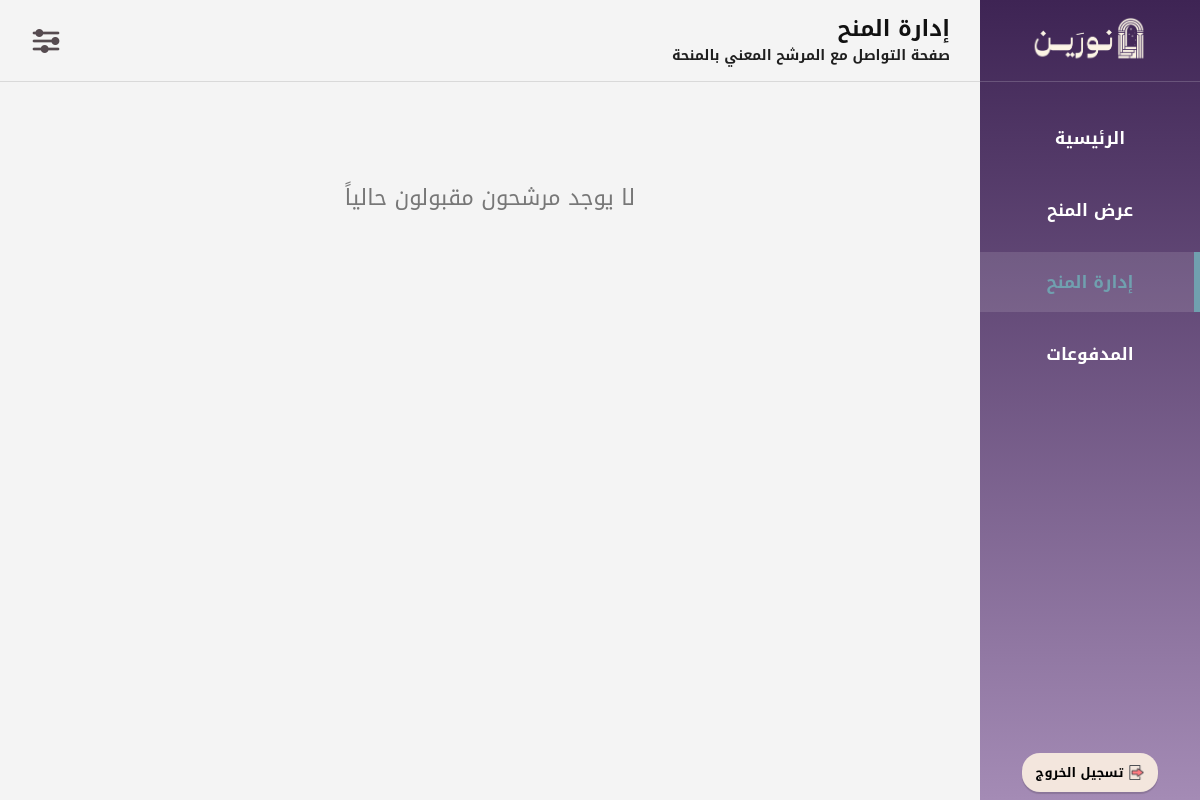
The page /Inv06_ManageScholarships.php (signed in) on the database as committed earlier.
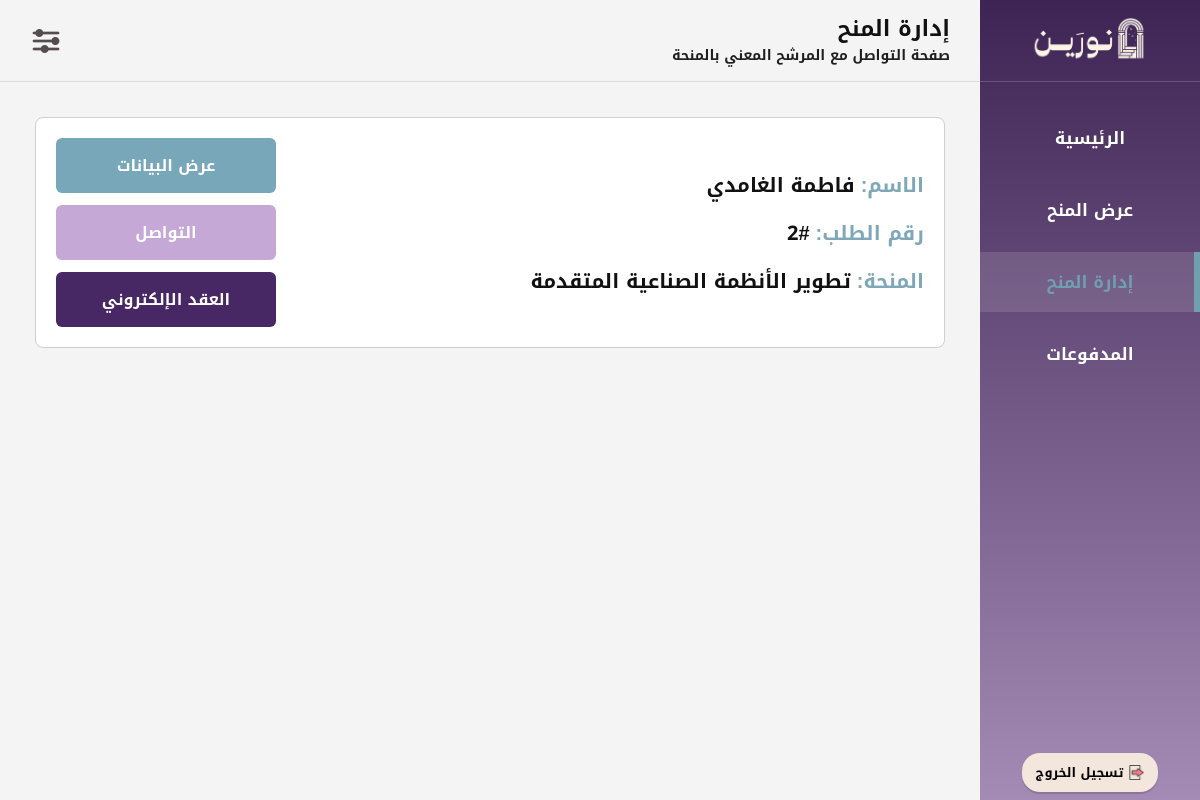
The same page on the database as committed later.
### tables this page shows
CREATE TABLE `scholarship_requests` (
  `request_id` int(11) NOT NULL,
  `scholarship_id` int(11) NOT NULL,
  `bnf_id` int(11) NOT NULL,
  `Submit_date` date NOT NULL,
  `request_status` enum('مقبول','مرفوض','تحت المراجعة','منتهي','ملغي') NOT NULL DEFAULT 'تحت المراجعة',
  `major_name` varchar(100) NOT NULL,
  `univ_name` varchar(100) NOT NULL
);

CREATE TABLE `beneficiary` (
  `bnf_id` int(11) NOT NULL,
  `email` varchar(100) NOT NULL,
  `f_name` varchar(50) NOT NULL,
  `l_name` varchar(50) NOT NULL,
  `phone_num` varchar(15) NOT NULL,
  `password` varchar(255) NOT NULL,
  `degree_level` enum('ثانوي','بكالوريوس','ماجستير','') NOT NULL,
  `account_status` enum('نشط','محظور') NOT NULL DEFAULT 'نشط',
  `sch_field` varchar(100) NOT NULL
);

CREATE TABLE `scholarship_opps` (
  `scholarship_id` int(11) NOT NULL,
  `sch_field` enum('تقني وحوسبي','علوم طبيعية','صناعي وتشغيلي','ادراي','قانوني','اجتماعي وانساني','تصميمي','اقتصادي','إعلامي','بيئي','لوجيستي','صحي') NOT NULL,
  `inv_id` int(11) NOT NULL,
  `sch_name` varchar(100) NOT NULL,
  `requirements` text NOT NULL,
  `study_level` enum('بكالوريوس','ماجستير','دكتوراه') NOT NULL,
  `Specializations` text NOT NULL,
  `app_deadline` datetime NOT NULL
);

### Inv06_ManageScholarships.php (the view, shortened to what this page needs)
<?php
$con = mysqli_connect("localhost","root","","noreen");
mysqli_set_charset($con,"utf8mb4");
$inv_id=$_SESSION['inv_id'];
$sql="SELECT scholarship_requests.request_id,scholarship_requests.bnf_id,beneficiary.f_name,beneficiary.l_name,scholarship_opps.sch_name FROM scholarship_requests INNER JOIN scholarship_opps ON scholarship_requests.scholarship_id=scholarship_opps.scholarship_id INNER JOIN beneficiary ON scholarship_requests.bnf_id=beneficiary.bnf_id WHERE scholarship_opps.inv_id=? AND scholarship_requests.request_status='مقبول' ORDER BY scholarship_requests.request_id DESC";
$stmt=mysqli_prepare($con,$sql);
mysqli_stmt_bind_param($stmt,"i",$inv_id);
mysqli_stmt_execute($stmt);
$result=mysqli_stmt_get_result($stmt);
?>
<!DOCTYPE html>
<html lang="ar" dir="rtl">
<head>
<link rel="stylesheet" href="CSS01Layout.css?v=4">
</head>
<body>
<div class="layout">
<aside class="sidebar">
<div class="sidebar-top">
<div class="sidebar-logo">
<img src="شعار نورين.png" alt="نورين">
</div>
<ul class="sidebar-menu">
<li><a href="Inv00_MainPage.php">الرئيسية</a></li>
<li><a href="Inv04_CreateScholarship.php">عرض المنح</a></li>
<li><a href="Inv06_ManageScholarships.php" class="active">إدارة المنح</a></li>
<li><a href="Inv10_Payments.php">المدفوعات</a></li>
</ul>
</div>
<div class="sidebar-bottom">
<form action="logout.php" method="post">
<button type="submit" class="logout-btn">
<img src="ايقونة تسجيل الخروج.png" class="logout-icon">
<b>تسجيل الخروج</b>
</button>
</form>
</div>
</aside>
<div class="main-content">
<header class="header">
    <div class="page-heading">
<h1 class="page-title">إدارة المنح</h1>
<p class="page-description">صفحة التواصل مع المرشح المعني بالمنحة</p>
</div>
<div class="header-icons">
<div class="settings-dropdown">
<img src="ايقونة قائمة الاعدادات.png" class="menu-icon">
</div>
</div>
</header>
<div class="manage-page">
<?php if(mysqli_num_rows($result)>0): ?>
<?php while($row=mysqli_fetch_assoc($result)): ?>
<div class="accepted-card">
<div class="accepted-actions">
  <a href="Inv07_StudentDetails.php?request_id=<?php echo $row['request_id'];
  ?>" class="manage-btn btn-view">عرض البيانات</a>
<a href="Inv08_ContactBeneficiary.php?bnf_id=<?php echo $row['bnf_id']; ?>" class="manage-btn btn-contact">
    التواصل
</a>
<a href="Inv09_create_contract.php?request_id=<?php echo $row['request_id']; ?>" class="manage-btn btn-contract">
    العقد الإلكتروني
</a></div>
<div class="accepted-info">
<div class="accepted-line"><span class="accepted-label">الاسم:</span><?php echo htmlspecialchars($row['f_name'])." ".htmlspecialchars($row['l_name']); ?></div>
<div class="accepted-line"><span class="accepted-label">رقم الطلب:</span>#<?php echo htmlspecialchars($row['request_id']); ?></div>
<div class="accepted-line"><span class="accepted-label">المنحة:</span><?php echo htmlspecialchars($row['sch_name']); ?></div>
</div>
</div>
<?php endwhile; ?>
<?php else: ?>
<div class="empty-manage">لا يوجد مرشحون مقبولون حالياً</div>
<?php endif; ?>
</div>
</div>
</div>
</body>
</html>

Rows that differ between the two databases and show on the page:
now on this page (row edited): scholarship_requests: bnf.f_name "فاطمة", bnf.l_name "الغامدي", request_id "2", scholarship.sch_name "تطوير الأنظمة الصناعية المتقدمة"
Other text that changed with them:
text no longer shown: "لا يوجد مرشحون مقبولون حالياً"
